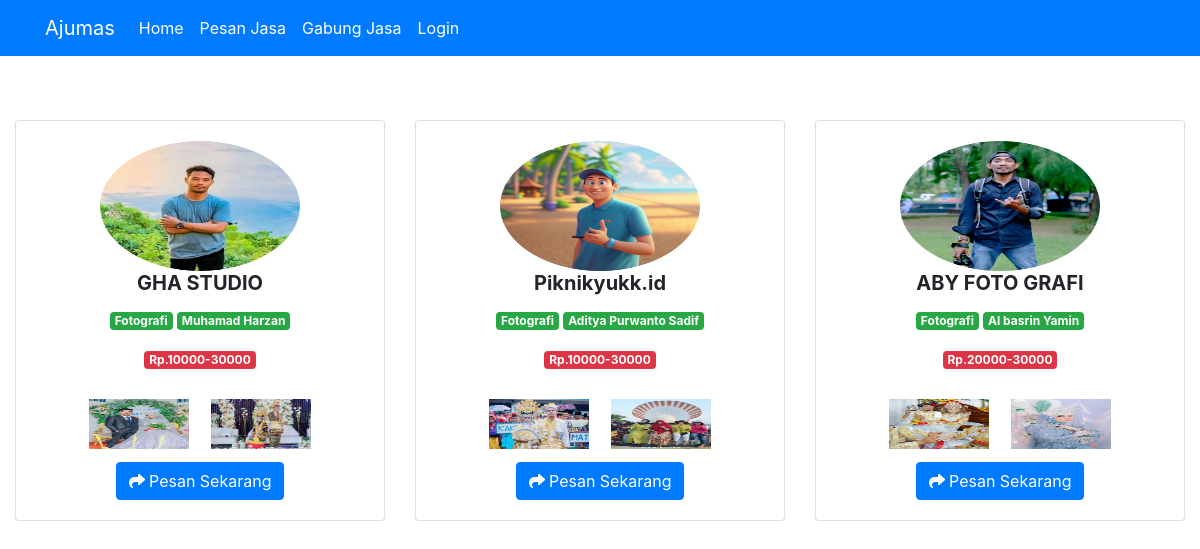
The page /admin/umum/Fotografi on the database its author committed.
### tables this page shows
CREATE TABLE `penyedia_jasa` (
  `id_penyedia_jasa` int(11) NOT NULL,
  `nama_penyedia` varchar(100) DEFAULT NULL,
  `alamat` varchar(200) DEFAULT NULL,
  `jk` varchar(1) DEFAULT NULL,
  `tempat_lahir` varchar(150) DEFAULT NULL,
  `tanggal_lahir` date DEFAULT NULL,
  `nama_brand` varchar(255) DEFAULT NULL,
  `jenis_jasa` varchar(100) DEFAULT NULL,
  `no_hp` varchar(12) DEFAULT NULL,
  `foto` varchar(100) DEFAULT NULL,
  `foto1` varchar(100) DEFAULT NULL,
  `foto2` varchar(100) DEFAULT NULL,
  `foto3` varchar(255) NOT NULL,
  `kisaran_harga` varchar(200) DEFAULT NULL,
  `deskripsi_jasa` mediumtext DEFAULT NULL,
  `profil_penyedia` varchar(255) NOT NULL,
  `kd_verikasi` varchar(1) NOT NULL DEFAULT ''
);

### application/controllers/Admin.php (called while the page is built, shortened)
<?php
class Admin extends CI_Controller {
public function umum($jenis_jasa)
{
   $filter['jenis_jasa'] = $jenis_jasa;
   $oks['oka7'] = $this->db->get_where('penyedia_jasa',$filter)->result();
   $this->load->view('umum/umum',$oks);
}
}
?>

### index.php (called while the page is built, shortened)
<?php
require_once BASEPATH.'core/CodeIgniter.php';

### application/views/umum/umum.php (the view, shortened to what this page needs)
<!DOCTYPE html>
<html lang="en">
<head>
    <link href="<?php echo base_url('') ?>style1/footer/styles.css" rel="stylesheet">
    <link href="<?php echo base_url('') ?>style1/css/sb-admin-2.min.css" rel="stylesheet">
    <link href="css/bootstrap.min.css" rel="stylesheet">
</head>
<body>
    <div class="panel panel-default">
        <div class="panel-body">
            <nav class="navbar fixed-top navbar-expand-lg navbar-dark bg-primary">
                <div class="container">
                    <d class="navbar-brand"><i class="bi-box-seam"></i><a href="<?php echo base_url('home')?>"
                            style="text-decoration: none" class="text-white">Ajumas</a></d>
                    <div class="collapse navbar-collapse" id="navbarNavAltMarkup">
                        <div class="navbar-nav">
                            <a class="nav-item nav-link active" href="<?php echo base_url('home')?>"> Home<span class="sr-only">(current)</span></a>
                            <a class="nav-item nav-link active" href="#oka"><i class="bi-house-door"></i> Pesan
                                Jasa<span class="sr-only">(current)</span></a>
                            <a class="nav-item nav-link active" href="<?php echo base_url('login')?>"> Gabung
                                Jasa<span class="sr-only">(current)</span></a>
                            <div class="dropup">
                                <a class="nav-item nav-link active" href="<?php echo base_url('login')?>">
                                    Login</a>
                            </div>
                        </div>
                    </div>
                </div>
            </nav>
        </div>
    </div>
    <br>
    <br>
    <br>
    <br>
    <div class="container-fluid">
        <div class="row">
            <?php
            foreach ($oka7 as $row){
                ?>
            <div class="col-sm-4 g-4 mb-3">
                <div class="card">
                    <div class="card-body">
                        <div class="text-center">
                            <img src="<?php echo base_url('assets/foto_penyedia_jasa/').$row->foto ?>" width="200px"
                                height="130px" alt="gmbr">
                            <h5 class="card-title"><b><?php echo $row->nama_brand ?></b></h5>
                            <p class="badge badge-success"><?php echo $row->jenis_jasa ?></p>
                            <p class="badge badge-success"><?php echo $row->nama_penyedia ?></p><br>
                            <span class="badge badge-danger">Rp.<?php echo $row->kisaran_harga ?></span><br><br>
                            <div class="btn btn-sm mb-2">
                                <img src="<?php echo base_url('assets/foto_dokumentasi').'/'.$row->foto1 ?>"
                                    width="100px" height="50px" alt="gmbr">
                            </div>
                            <div class="btn btn-sm mb-2">
                                <img src="<?php echo base_url('assets/foto_dokumentasi1').'/'.$row->foto2 ?>"
                                    width="100px" height="50px" alt="gmbr">
                            </div><br>
                            <a href="<?php echo base_url('login')?>" class="btn btn-primary"> <i
                                    class="fa fa-share"></i>
                                Pesan Sekarang</a>
                        </div>
                    </div>
                </div>
            </div>
            <?php
            }
            ?>
        </div>
    </div>
</body>
</html>

### rows shown on the page
penyedia_jasa: foto (picture), nama_brand "GHA STUDIO", jenis_jasa "Fotografi", nama_penyedia "Muhamad Harzan", kisaran_harga "10000-30000", foto1 (picture), foto2 (picture)
penyedia_jasa: foto (picture), nama_brand "Piknikyukk.id", jenis_jasa "Fotografi", nama_penyedia "Aditya Purwanto Sadif", kisaran_harga "10000-30000", foto1 (picture), foto2 (picture)
penyedia_jasa: foto (picture), nama_brand "ABY FOTO GRAFI", jenis_jasa "Fotografi", nama_penyedia "Al basrin Yamin", kisaran_harga "20000-30000", foto1 (picture), foto2 (picture)
